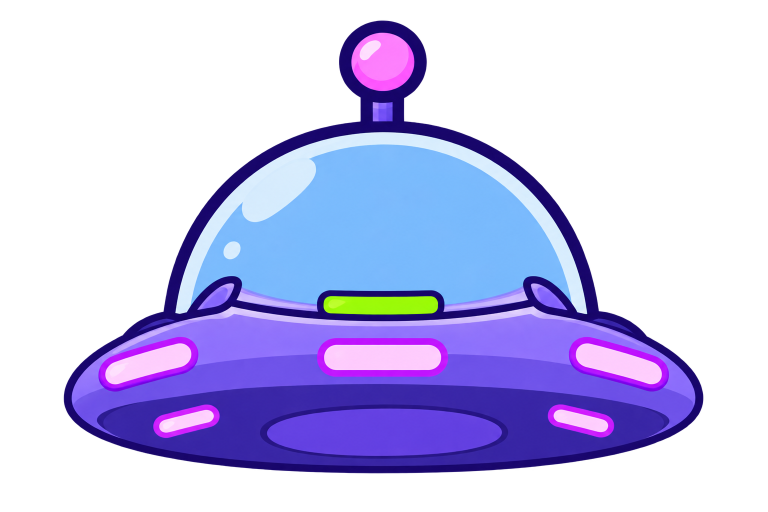
#> input picture apps/magnetic-2/art-src/ufo/ship.png, 1536 x 1024 px (shown at 1/2 size)
$ python build-ufo-ship.py
#> lines starting #> are read from the running program, lines starting #| are printed output that depends on the picture; after the words box and inside, x2 and y2 are one past the last pixel; in counts of white or black regions, pixels touching at a corner belong together
#!/usr/bin/env python3
"""Prepare the alien ship as ONE piece and measure where its lights are.

The MOTHERSHIP design (Figma 9148:31504) draws the ship as a single side-view saucer — glass dome,
antenna ball on a stem, magenta rim lamps, the emitter oval on its underside — with its own neon
halo. It replaced the loose hull + antenna pair that build-ufo-art.py assembled, so the antenna is
no longer a separate sprite: it is painted into the ship and only its BEACON glow is drawn.

    art-src/ufo/ship.png   the designer's saucer, transparent   -> ui/ufo_ship.webp

Everything Background.svelte and game/ufoLamps.ts need is MEASURED here, in fractions of the
trimmed sprite box: the emitter the drawn beam hangs off, the rim lamps the chase runs round, the
antenna ball the beacon sits on, and how wide the opaque saucer is against the box (the halo pads
the box, so the ship is sized off the SAUCER, not the box).

Run:  python3 scripts/build-ufo-ship.py
"""

from __future__ import annotations

import sys
from collections import deque
from pathlib import Path

import numpy as np
from PIL import Image

ROOT = Path(__file__).resolve().parent.parent
SRC = ROOT / "art-src" / "ufo" / "ship.png"
OUT = ROOT / "static" / "assets" / "components" / "ui" / "ufo_ship.webp"
PREVIEW = ROOT / "art-src" / "ufo" / "preview_ship.png"

MAX_W = 640
RGBA_WEBP = dict(quality=90, method=6, alpha_quality=95)


def die(msg: str) -> None:
    sys.exit(f"build-ufo-ship: {msg}")


def trim(im: Image.Image) -> Image.Image:
    bb = im.getchannel("A").point(lambda v: 255 if v > 8 else 0).getbbox()
    if bb is None:
        die("the source came out empty")
    return im.crop(bb)


def components(mask: np.ndarray, min_px: int) -> list[dict]:
    """Connected blobs of a boolean mask, as bounding boxes; plain BFS, no scipy."""
    h, w = mask.shape
    seen = np.zeros_like(mask, bool)
    out = []
    ys, xs = np.nonzero(mask)
    for y0, x0 in zip(ys, xs):
        if seen[y0, x0]:
            continue
        q = deque([(y0, x0)])
        seen[y0, x0] = True
        pts = []
        while q:
            y, x = q.popleft()
            pts.append((y, x))
            for dy, dx in ((1, 0), (-1, 0), (0, 1), (0, -1)):
                ny, nx = y + dy, x + dx
                if 0 <= ny < h and 0 <= nx < w and mask[ny, nx] and not seen[ny, nx]:
                    seen[ny, nx] = True
                    q.append((ny, nx))
        if len(pts) < min_px:
            continue
        py = np.array([p[0] for p in pts])
        px = np.array([p[1] for p in pts])
        out.append(
            {
                "x0": int(px.min()),
                "x1": int(px.max()) + 1,
                "y0": int(py.min()),
                "y1": int(py.max()) + 1,
                "area": len(pts),
            }
        )
    return out


def frac_box(c: dict, w: int, h: int) -> dict:
    """A blob as ufoLamps.ts wants it: centre offset from the box centre, size, all box fractions."""
    return {
        "x": round(((c["x0"] + c["x1"]) / 2 - w / 2) / w, 4),
        "y": round(((c["y0"] + c["y1"]) / 2 - h / 2) / h, 4),
        "w": round((c["x1"] - c["x0"]) / w, 4),
        "h": round((c["y1"] - c["y0"]) / h, 4),
    }


def main() -> None:
    if not SRC.exists():
        die("missing art-src/ufo/ship.png")
    ship = trim(Image.open(SRC).convert("RGBA"))
#> in trim, `bb = im.getchannel("A").point(lambda v: 255 if v > 8 else 0).getbbox()`: bb = (127, 40, 1407, 947)
    a = np.asarray(ship).astype(int)
    h, w = a.shape[:2]
#> h = 907; w = 1280
    rgb, alpha = a[..., :3], a[..., 3]
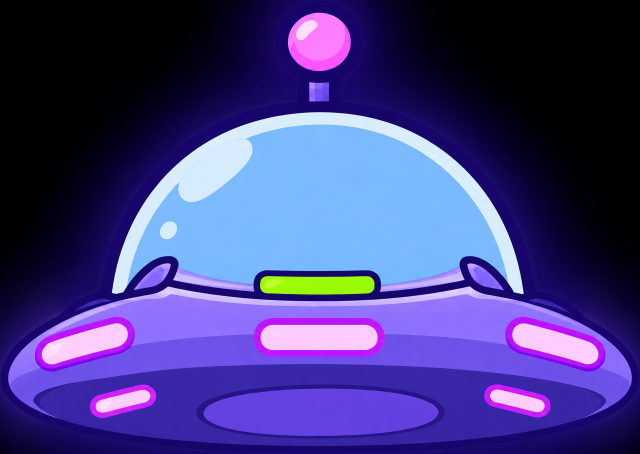
#> rgb: shape (907, 1280, 3) int64 (shown at 1/2 size); mean R, G, B 67.4, 61.4, 130.6
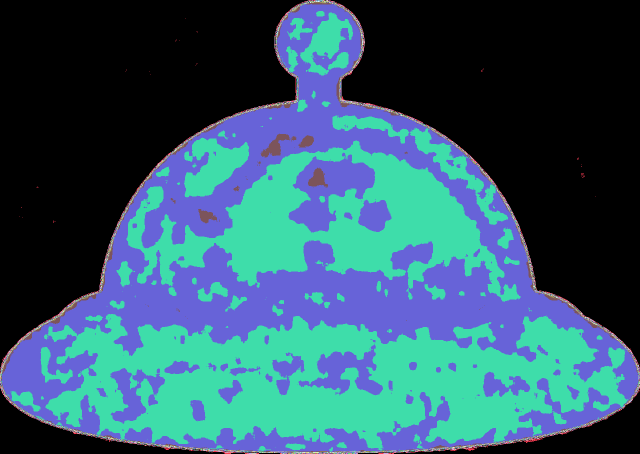
#> alpha: shape (907, 1280) int64 (shown at 1/2 size); 255 distinct labels, from 0 to 254; one colour per label, 0 black
    r, g, b = rgb[..., 0], rgb[..., 1], rgb[..., 2]
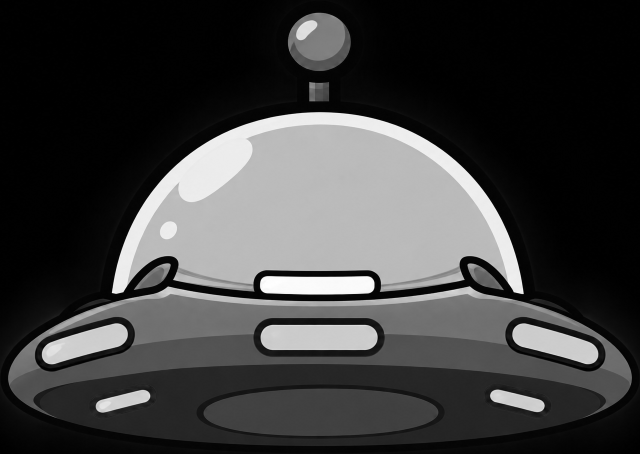
#> g: shape (907, 1280) int64 (shown at 1/2 size); min 0, max 255, mean 61.4
    solid = alpha > 200
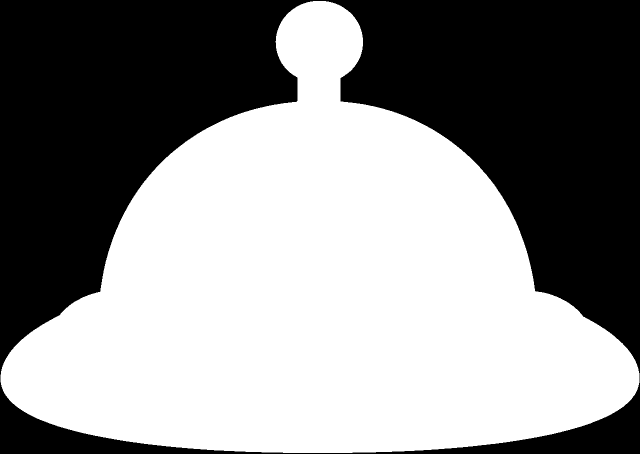
#> solid: shape (907, 1280) bool (shown at 1/2 size); 54.9% white; 1 black region, box (x1, y1, x2, y2) and area: (0, 0, 1280, 907) 523435

    # The saucer's own width: the widest solid row. The halo is soft, so it falls below `solid`.
    spans = solid.sum(axis=1)
#> spans = 907 values, max 1278 at index 749, min 0 at index 0, mean 702.9
    rim_row = int(np.argmax(spans))
#> rim_row = 749
    xs = np.nonzero(solid[rim_row])[0]
#> xs = 1278 values from 1 to 1278
    saucer_w = int(xs.max() - xs.min() + 1)
#> saucer_w = 1278
    saucer_cx = (xs.min() + xs.max()) / 2
#> saucer_cx = 639.5

    # Magenta ink: the rim lamps and the antenna ball. Keyed the same way ufoLamps.ts documents.
    pink = solid & (r > 170) & (b > 190) & (g < 170)
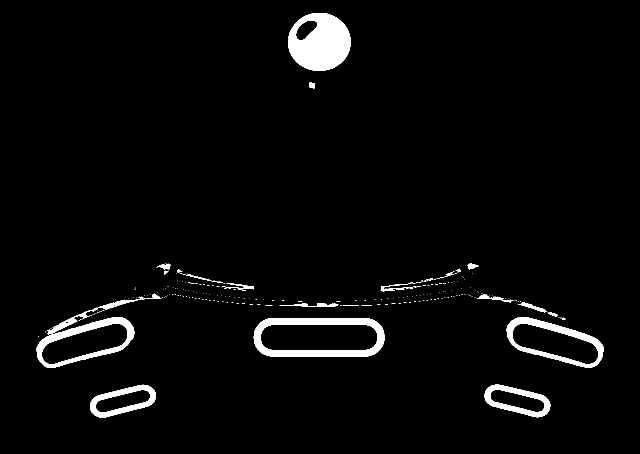
#> pink: shape (907, 1280) bool (shown at 1/2 size); 3.3% white; 234 white regions (207 under 20 px), largest, box (x1, y1, x2, y2) and area: (576, 26, 701, 142) 10461, (507, 636, 769, 713) 7771, (73, 634, 269, 736) 4818
    # The rim's magenta highlight keys too, as thin slivers along the saucer's edge (the biggest is
    # 0.0009 of the box in area); the smallest lamp is 0.0022. Only the lamps' magenta OUTLINE keys
    # — their pale pink fill is too light — so a lamp blob is a ring and fills its box loosely.
    blobs = [
        c for c in components(pink, min_px=150) if c["area"] > 0.0015 * w * h and c["y1"] - c["y0"] > h * 0.05
    ]
#> the loop in components, `for y0, x0 in zip(ys, xs):` made 38343 passes
#> (y0, x0) on passes 1 to 3: (26, 628), (26, 629), (26, 630)
#> after the loop in components, `for y0, x0 in zip(ys, xs):`: out = 13 items
#> blobs = 6 items
    if len(blobs) < 4:
        die(f"found only {len(blobs)} magenta blobs; expected the ball and the rim lamps")
    blobs.sort(key=lambda c: c["y0"])
    ball, lamps = blobs[0], blobs[1:]
#> ball = {'x0': 576, 'x1': 701, 'y0': 26, 'y1': 142, 'area': 10461}
    ball_w = ball["x1"] - ball["x0"]
#> ball_w = 125
    if not 0.05 < ball_w / saucer_w < 0.2:
        die(f"the top magenta blob is {ball_w / saucer_w:.3f} of the saucer wide — not the ball")
    # Chase order: round the ring, clockwise from the left, by angle about the saucer's centre.
    cy_all = sum((c["y0"] + c["y1"]) / 2 for c in lamps) / len(lamps)
#> cy_all = 729.7
    lamps.sort(
        key=lambda c: np.arctan2((c["y0"] + c["y1"]) / 2 - cy_all, (c["x0"] + c["x1"]) / 2 - saucer_cx)
    )

    # The emitter: the oval outlined on the underside, dead centre. Its outline is the art's navy
    # ink; inside a bottom-centre window the only other navy is the saucer's outer edge, which runs
    # the full window width — the oval is the largest blob that does NOT.
    win = np.zeros((h, w), bool)
    win[int(h * 0.68) :, int(w * 0.27) : int(w * 0.73)] = True
    navy = win & solid & (r < 80) & (g < 70) & (b < 140)
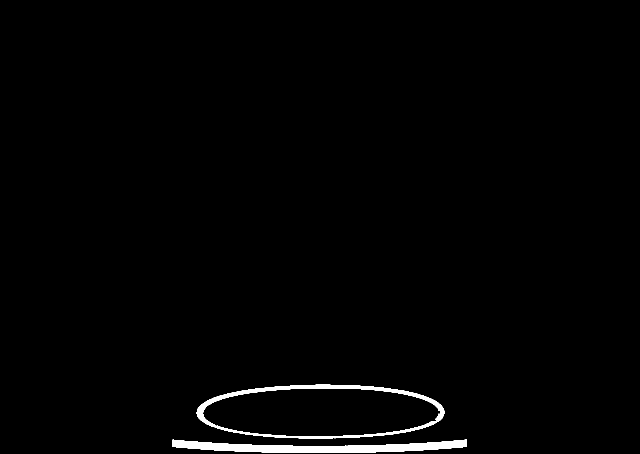
#> navy: shape (907, 1280) bool (shown at 1/2 size); 1.3% white; 2 white regions, box (x1, y1, x2, y2) and area: (345, 879, 934, 906) 8483, (393, 769, 889, 877) 6619
    ovals = [
        c
        for c in components(navy, min_px=200)
        if c["x1"] - c["x0"] < int(w * 0.73) - int(w * 0.27) - 6
    ]
#> the loop in components (call 2), `for y0, x0 in zip(ys, xs):` made 15102 passes
#> (y0, x0) on passes 1 to 3: (769, 631), (769, 632), (769, 633)
#> ovals = 1 item
    if not ovals:
        die("could not find the emitter oval on the underside")
    oval = max(ovals, key=lambda c: c["area"])
#> oval = {'x0': 393, 'x1': 889, 'y0': 769, 'y1': 877, 'area': 6619}

    if ship.width > MAX_W:
        ship_out = ship.resize((MAX_W, round(ship.height * MAX_W / ship.width)), Image.LANCZOS)
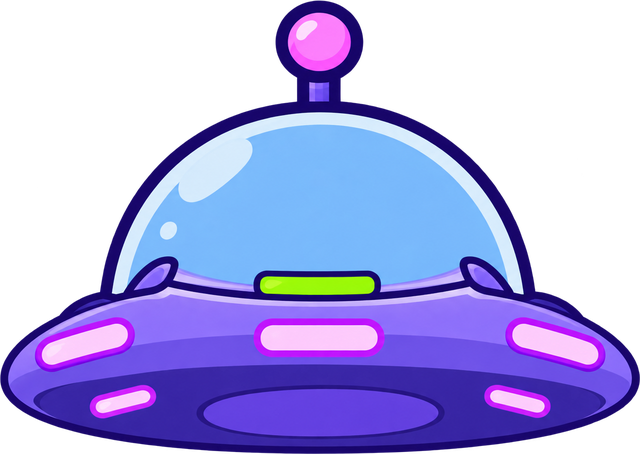
#> ship_out: PIL image 640x454 RGBA; mean R, G, B, A 64.1, 60.3, 116.4, 139.5; transparent parts drawn white
    else:
        ship_out = ship
    OUT.parent.mkdir(parents=True, exist_ok=True)
    ship_out.save(OUT, **RGBA_WEBP)

#> (the run stopped early here; a loop or call above may not have finished)
